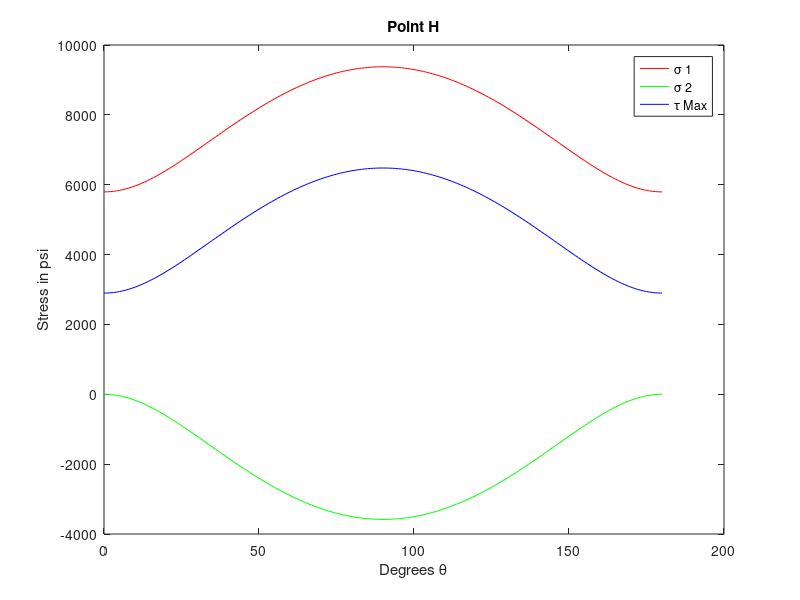
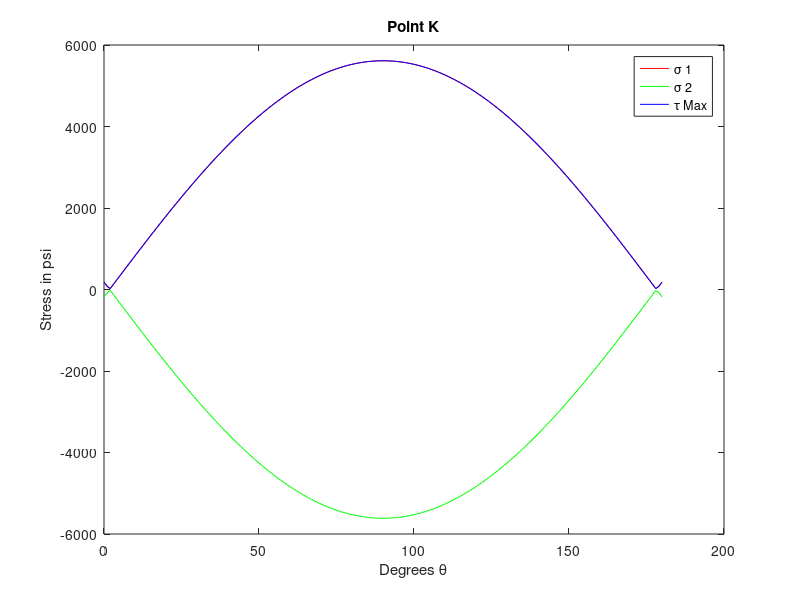

Write the MATLAB code that produced these figures, in order.
%{ 
Final project Problem 4
By Tom Murphy
%}

%Constants
d     = .75;                %diameter of rod in question in in
r     = d / 2;              %radius of rod in question in in
V     = 60;                 %interal reaction force, measured in pounds
Mbend = 60 * 4;             %bending moment in lb*in
I     = (pi * d^4) / 64;    %moment of inertia for cross sectional area in in^4
J     = (pi * d^4) / 32;    %polar moment of inertia in in^4

c_H   = .375;   %vertical distance from center to point h in in^2
c_K   = 0;      %vertical distance from center to point k in in^2

a_K   = .5 *pi * r^2;       %area "above" point K
y_K   = (4 * r) / (3 * pi); %verical distance from center of circle to centroid of aK
Q_K   = a_K * y_K;          %Q value at point K
Q_H   = 0;                  %Q value at point H. Is just zero

thetaDeg = 0: 1: 180;           %degree of rotation
thetaRad = deg2rad(thetaDeg);   %degree of rotation in rads

%Forces and mopments
V     = 60;                     %interal reaction force, measured in pounds
Mbend = 60 * 4;                 %bending moment in lb*in
T     = 8 * 60 *sin(thetaRad);  %torssion the rod is under for a given angle

%Stresses
sigmaY_H = (Mbend * c_H) / I;   %stress from bending at point H in psi
sigmaY_K = (Mbend * c_K) / I;   %stress from bending at point K in psi

tauTorrsion_H = T * r / J;      %Stress from torrsion at point H in psi
tauTorrsion_K = tauTorrsion_H;  %Stress from torrsion at point K in psi

tauShear_H  = (V * Q_H) / (I * d);  %Shear stress at point H in psi
tauShear_K  = (V * Q_K) / (I * d);  %Shear stress at point K in psi


%Mohrs circle
C_H = sigmaY_H / 2; %The x coordinate of C for point H
C_K = sigmaY_K / 2; %The x coordinate of C for point K

Ax_H  = sigmaY_H;                   %The x coordinate of A for point H
Ay_H  = tauTorrsion_H - tauShear_H; %The Y coordinate of A for point H
Ax_K  = sigmaY_K;                   %The x coordinate of A for point K
Ay_K  = tauTorrsion_K - tauShear_K; %The Y coordinate of A for point K

R_H = sqrt((Ax_H - C_H).^2 + Ay_H.^2);  %Radius of circle at point H
R_K = sqrt((Ax_K - C_K).^2 + Ay_K.^2);  %Radius of Mohrs circle at point K

sigma1_H = C_H + R_H;   %Principal stress one at point H
sigma2_H = C_H - R_H;   %Principal stress two at point H
tauMax_H = R_H;         %Max torssion stress at pount H

sigma1_K = C_K + R_K;   %Principal stress one at point H
sigma2_K = C_K - R_K;   %Principal stress two at point H
tauMax_K = R_K;         %Max torssion stress at pount H

%plotting and outputting
figure
plot(thetaDeg, sigma1_H, '-r')
hold on
set(get(gca, 'Title'), 'String', 'Point H');
xlabel('Degrees \theta');
ylabel('Stress in psi');
plot(thetaDeg, sigma2_H, '-g');
plot(thetaDeg, tauMax_H, '-b');
legend('\sigma 1', '\sigma 2', '\tau Max');
hold off

figure
plot(thetaDeg, sigma1_K, '-r');
hold on
set(get(gca, 'Title'), 'String', 'Point K');
xlabel('Degrees \theta');
ylabel('Stress in psi');
plot(thetaDeg, sigma2_K, '-g');
plot(thetaDeg, tauMax_K, '-b');
legend('\sigma 1', '\sigma 2', '\tau Max');
hold off